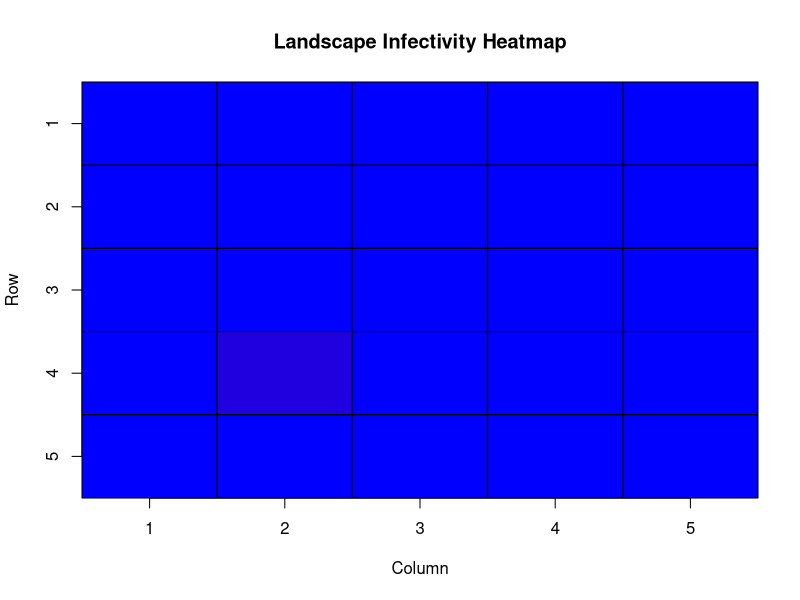
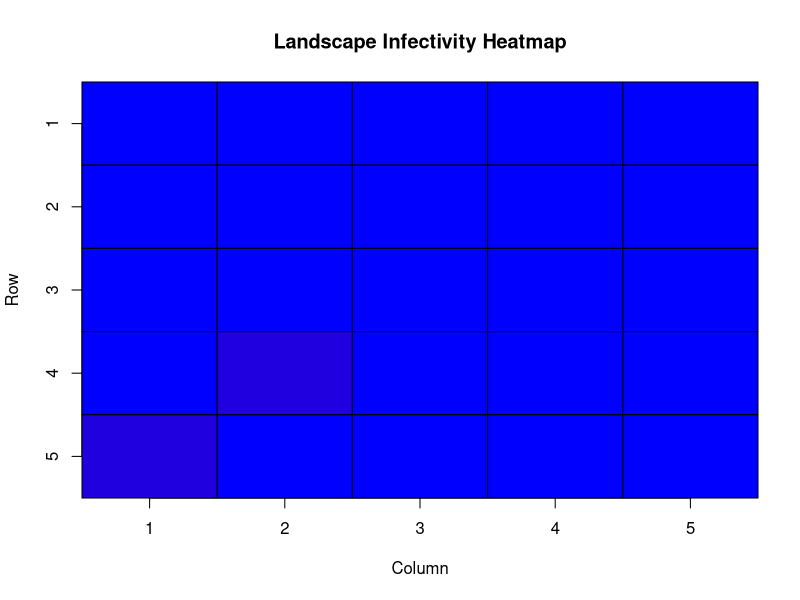
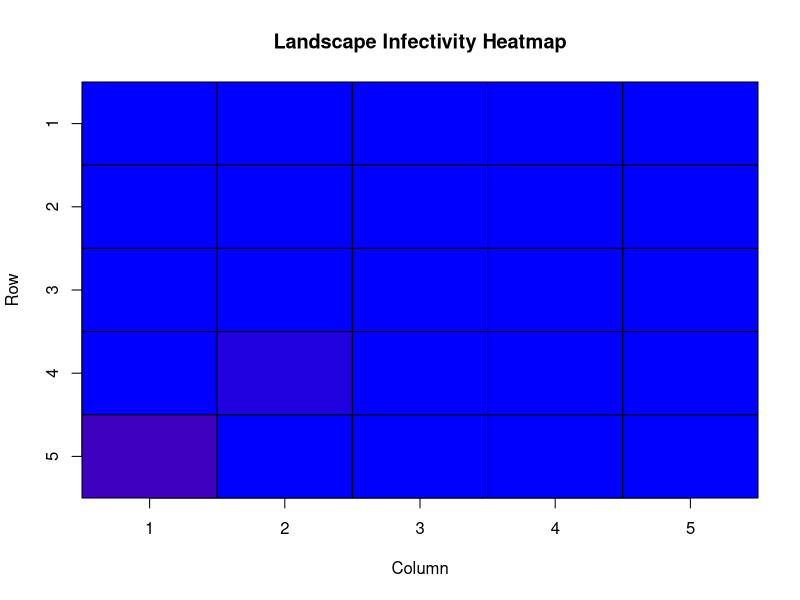
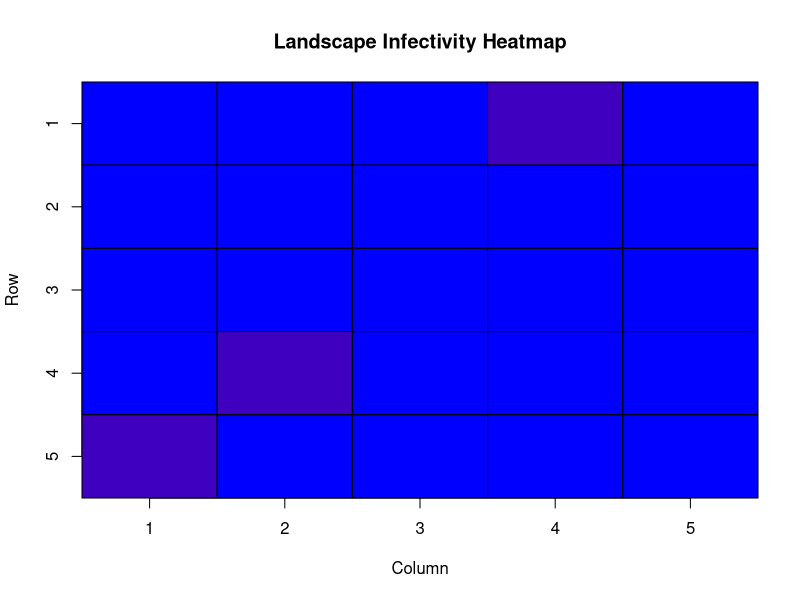
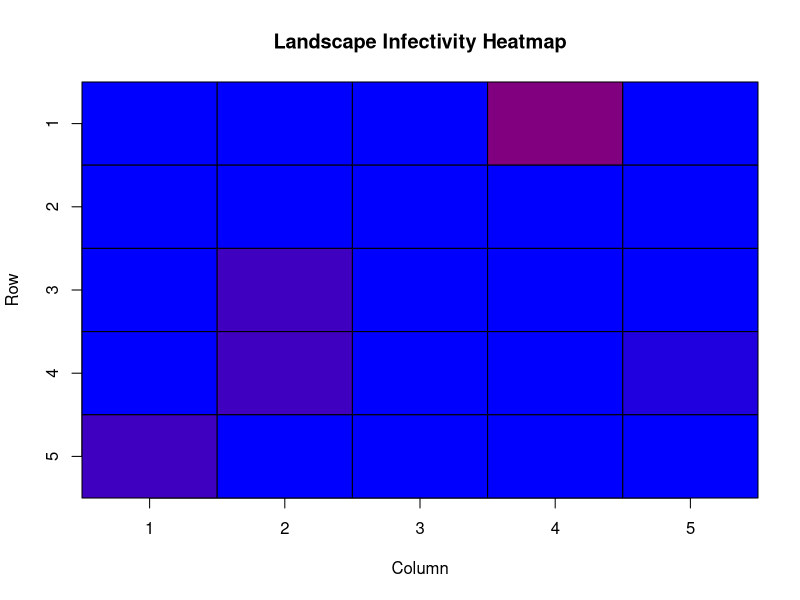
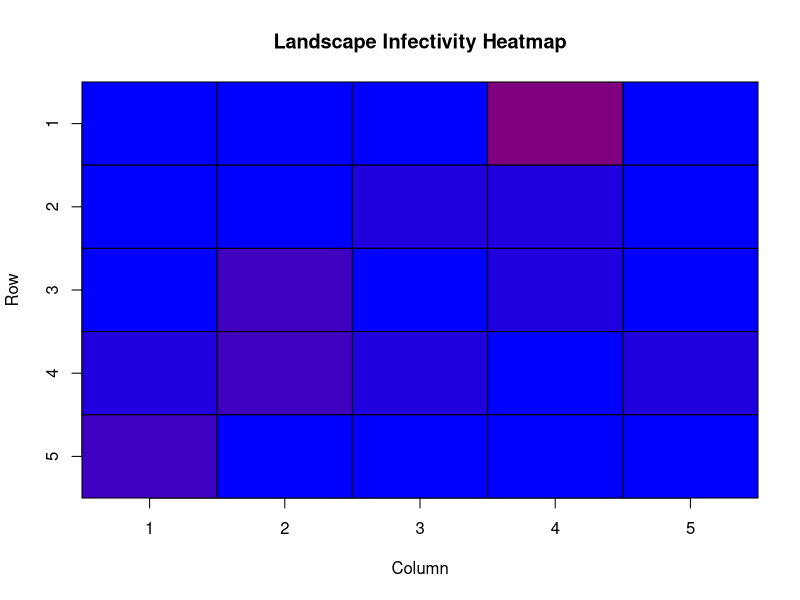
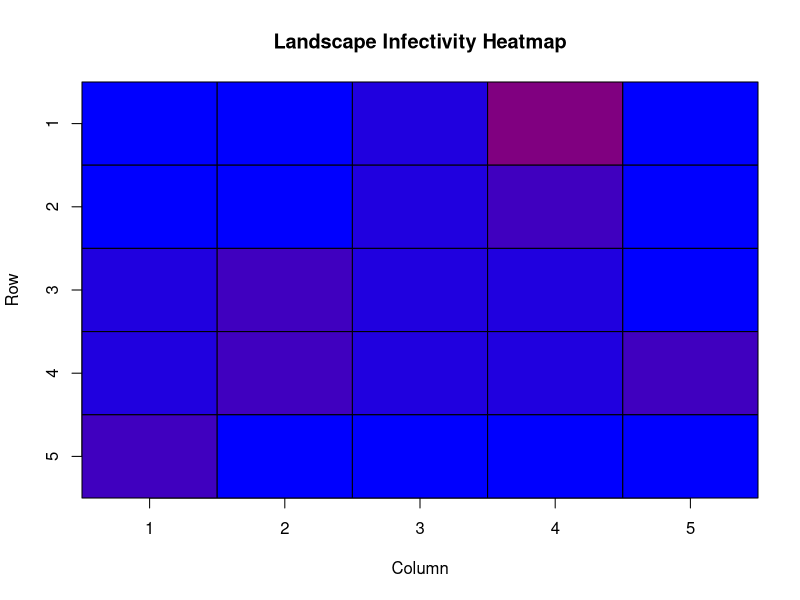
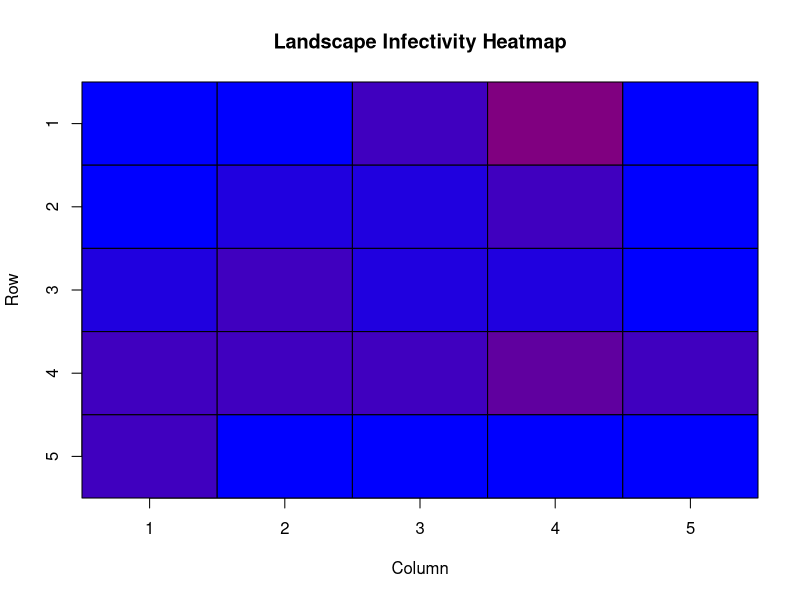

Source code (R) for these figures, in order:
# TODO add comments to each function to document
library(tidyverse)
library(plotrix)
# make a square matrix for now
make_landscape_matrix <- function(row, col){
   matrix(sample(c(0,1), replace=TRUE, size=row*col), nrow=row)
}
make_infection_matrix<-function(row,col){
   matrix(sample(c(0), replace=TRUE, size=row*col), nrow=row)
}
get_infected_deer<-function(data_frame){
  for(i in 1:nrow(data_frame)){
    if(data_frame[i,]$status == "I"){
      infected_ind<-data_frame[i,]
    }
  }
  infected_ind
}
# TODO use the single parameter used in white's code for the location of the deer
#' Updates individual values within dataframe
#' @param data_frame holds data about deer
#' @param infection_matrix holds data about current infectivity levels of landscape
#' @export infectivity_threshold some amount of disease where infection automatically happens (definitely subject to change)

update_infection_statuses<-function(data_frame, infection_matrix, infectivity_threshold){
  inf_ind<-get_infected_deer(data_frame)
  # TODO break this off into it's own function, maybe is_same_location
  for(i in 1:nrow(data_frame)){
    if((data_frame[i,]$xloc==inf_ind$xloc & data_frame[i,]$yloc==inf_ind$yloc & data_frame[i,]$status=="S") |
       (is_cell_inf_val_above_threshold(infection_matrix[data_frame[i,]$xloc + data_frame[i,]$yloc],infectivity_threshold))){
      data_frame[i,]$status = "I"
    }
  }
  data_frame
}

# want a helper function that checks the infectivity value of the
# currently occupied cell, if the cell is above a certain threshold
# deer becomes infected

is_cell_inf_val_above_threshold<-function(cell_value, infectivity_threshold){
  cell_value>=infectivity_threshold
}

update_infection_matrix<-function(inf_matrix, data_frame){
  for(i in 1:nrow(data_frame)){
    if(data_frame[i,]$status == "I")
      inf_matrix[data_frame[i,]$xloc, data_frame[i,]$yloc]<-inf_matrix[data_frame[i,]$xloc,data_frame[i,]$yloc] + 1
  }
  inf_matrix
}
move<-function(data_frame){
  for(i in 1:nrow(data_frame)){
    nbs<-get_neighbors(c(data_frame[i,]$xloc,data_frame[i,]$yloc), num_row, num_col)
    new_loc<-nbs[[round(runif(1,1,length(nbs)))]]
    data_frame[i,]$xloc<-new_loc[[1]]
    data_frame[i,]$yloc<-new_loc[[2]]
  }
  data_frame
}
# want function to create dataframe of deer
make_deer <- function(n.initial,dim, nI){
  id<-1:n.initial
  xloc<-round(runif(n.initial, min=1, max=dim))
  yloc<-round(runif(n.initial, min=1, max=dim))
  # vec<-Cmatrix(yloc,xloc,dim)
  I<-sample(1:n.initial, nI)
  status<-rep("S", times=n.initial)
  status[I]<-"I"
  inds <- data.frame(id = id, xloc=xloc, yloc=yloc, status=status, stringsAsFactors=FALSE) 
  inds
}
# takes in vector(s), matrix points
# @param matrix
# returns neighborhood of cells as a list of vectors
get_neighbors<-function(loc, nrow, ncol){
  # list iterator
  k=1
  l<-list()
  # check if either x,y element of loc is greater than
  # the dimension of the landscape matrix
  for(i in -1:1){
    for(j in -1:1){
      # case 1 on left or right edge of matrix
      if(!(loc[1]+i < 1 | loc[1]+i > nrow) & !(loc[2]+j < 1 | loc[2]+j > ncol)){
        l[[k]] <- c(loc[1] + i, loc[2] + j)
        k<-k+1
      }
    }
  }
  l
}
# Main simulation
# TODO make main simulation loop, using functional? (lapply)

# CONSTANTS
# TODO look into making these changeable by a user in an x11() window?
num_row=5
infectivity_threshold=2
num_col=5
landscape<-make_landscape_matrix(5,5) 
infection_matrix<-make_infection_matrix(5,5)
deer<-make_deer(8,num_row,1)
inf_ind<-get_infected_deer(deer)
# deer<-deer %>% add_row(id=nrow(), xloc=inf_ind$xloc, yloc=inf_ind$yloc, status="S")
deer
inf_ind<-get_infected_deer(deer)
for(i in 1:10){
  deer<-update_infection_statuses(deer, infection_matrix, infectivity_threshold)
  infection_matrix<-update_infection_matrix(infection_matrix, deer)
  print(infection_matrix )
  deer<-move(deer)
  print(deer)
  # add a column with the extreme values (-1,1) to calculate
  # the colors, then drop the extra column in the result
  
  # code for movement map
  # matplot(deer$xloc, deer$yloc, type=,pch=1)
  # code for "heatmap"
  cellcol<-color.scale(cbind(infection_matrix,
                             c(8, rep(1,4))), c(0,1), 0, c(1,0))[,1:5]
  color2D.matplot(infection_matrix,cellcolors=cellcol,
                  main="Landscape Infectivity Heatmap")
  # do the legend call separately to get the full range
  color.legend(0,-4,10,-3,legend=c(0,1,2,3,4,5,6,7,8,9,10),
               rect.col=color.scale(c(0:8),c(0,1),0,c(1,0)),align="rb")
  
  Sys.sleep(2)
}
color.scale
